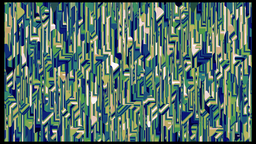
#> input picture NoiseFieldMoving/outp/1.png, 256 x 144 px, shrunk from 1600 x 900 before the run, found by its file name
$ python for_image_mask.py
#> lines starting #> are read from the running program, lines starting #| are printed output that depends on the picture
#> further down, img is the input picture: PIL image 256x144 RGBA; mean R, G, B, A 83.7, 111.9, 104.4, 255
import numpy as np
from PIL import Image
from typing import Tuple, Optional


class TFractal:
    def __init__(self, seed_image: Image.Image, tile_size: int = 5) -> None:
        """
        Инициализация с RGBA изображением-семенем

        Args:
            seed_image: PIL Image в режиме RGBA
            tile_size: размер тайла для отрисовки
        """
        self.seed = np.array(seed_image)
        self.field = None
        self.max_iter = None
        self.tile_size = tile_size
        self.scale_factor = 2  # Во сколько раз увеличивается изображение на каждой итерации

    def process(self, iter: int) -> None:
        """Рекурсивно вкладывает изображение-семя"""
        seed_height, seed_width = self.seed.shape[:2]
        step = self.scale_factor ** iter

        # Размер текущего блока семени в поле
        block_size = step

        for dx in range(self.scale_factor ** (self.max_iter - iter)):
            for dy in range(self.scale_factor ** (self.max_iter - iter)):
                for x in range(seed_height):
                    for y in range(seed_width):
                        # Берем пиксель из семени
                        pixel = self.seed[x, y]

                        # Заполняем блок соответствующим пикселем
                        x_start = (x + dx * seed_height) * block_size
                        y_start = (y + dy * seed_width) * block_size

                        for bx in range(block_size):
                            for by in range(block_size):
                                if x_start + bx < self.field.shape[0] and y_start + by < self.field.shape[1]:
                                    self.field[x_start + bx, y_start + by] = pixel

        if iter:
            self.process(iter - 1)

    def run(self, n_iter: int) -> None:
        """
        Запускает процесс создания фрактала

        Args:
            n_iter: количество итераций
        """
#> called with n_iter = 0
        self.max_iter = n_iter
        seed_height, seed_width = self.seed.shape[:2]
#> seed_height = 144; seed_width = 256

        # Рассчитываем итоговый размер с учетом scale_factor
        final_height = seed_height * (self.scale_factor ** n_iter)
#> final_height = 144
        final_width = seed_width * (self.scale_factor ** n_iter)
#> final_width = 256

        # Создаем поле RGBA
        self.field = np.zeros((final_height, final_width, 4), dtype=np.uint8)
        self.process(n_iter)

    # [18 lines left out: function blend_with_background, not called in this run]

    def save(self, path: str, blend_background: bool = False,
             background_color: Tuple[int, int, int, int] = (255, 255, 255, 255)) -> None:
        """
        Сохраняет изображение

        Args:
            path: путь для сохранения
            blend_background: нужно ли смешивать с фоном
            background_color: цвет фона если blend_background=True
        """
#> called with path = 'fractal_output.png', blend_background = False, background_color = (255, 255, 255, 255)
        if self.field is None:
            raise ValueError("Сначала запустите run()")

        field_to_save = self.field.copy()

        if blend_background:
            self.blend_with_background(background_color)

        # Создаем увеличенное изображение с тайлами
        height, width = field_to_save.shape[:2]
#> height = 144; width = 256
        output_height = height * self.tile_size
#> output_height = 2304
        output_width = width * self.tile_size
#> output_width = 4096

        if blend_background:
            image = Image.new("RGB", (output_width, output_height), tuple(background_color[:3]))
            mode = "RGB"
        else:
            image = Image.new("RGBA", (output_width, output_height), (0, 0, 0, 0))
#> image: PIL image 4096x2304 RGBA; every value is 0
            mode = "RGBA"

        for x in range(height):
            for y in range(width):
                pixel = tuple(field_to_save[x, y])
                for dx in range(self.tile_size):
                    for dy in range(self.tile_size):
                        image.putpixel((y * self.tile_size + dy, x * self.tile_size + dx), pixel)
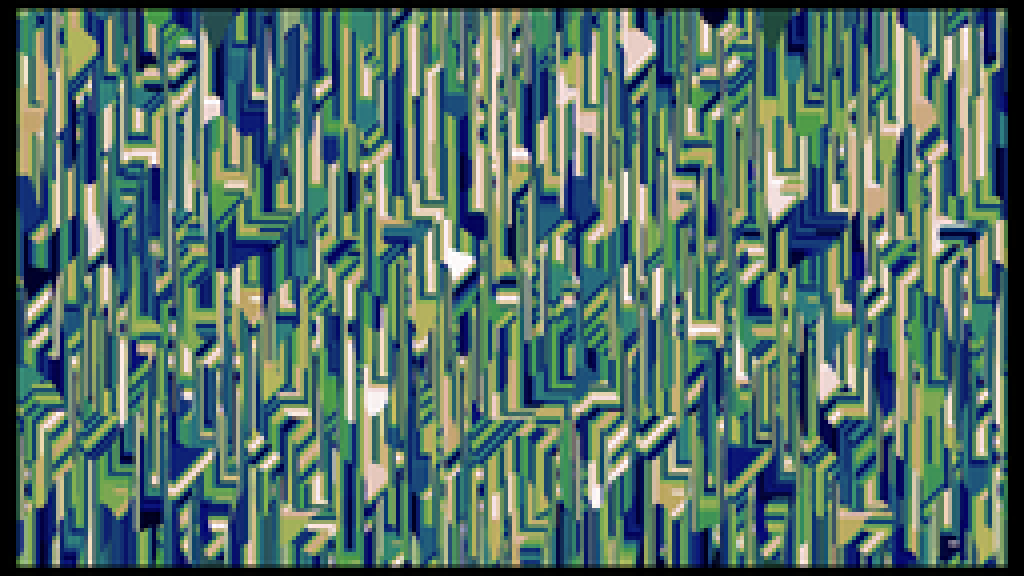
#> image: PIL image 4096x2304 RGBA (shown at 1/4 size); mean R, G, B, A 83.7, 111.9, 104.4, 255

        image.save(path)


# Пример использования
# [16 lines left out: function create_fractal_from_image, not called in this run]


# Упрощенная версия без увеличения пикселей (для быстрой визуализации)
class FastTFractal(TFractal):
    # [15 lines left out: function save, not called in this run]


if __name__ == "__main__":
    img = Image.open("TFractal/1.png").convert("RGBA")
    fractal = TFractal(img, tile_size=16)
    fractal.run(n_iter=0)
    fractal.save("fractal_output.png")
